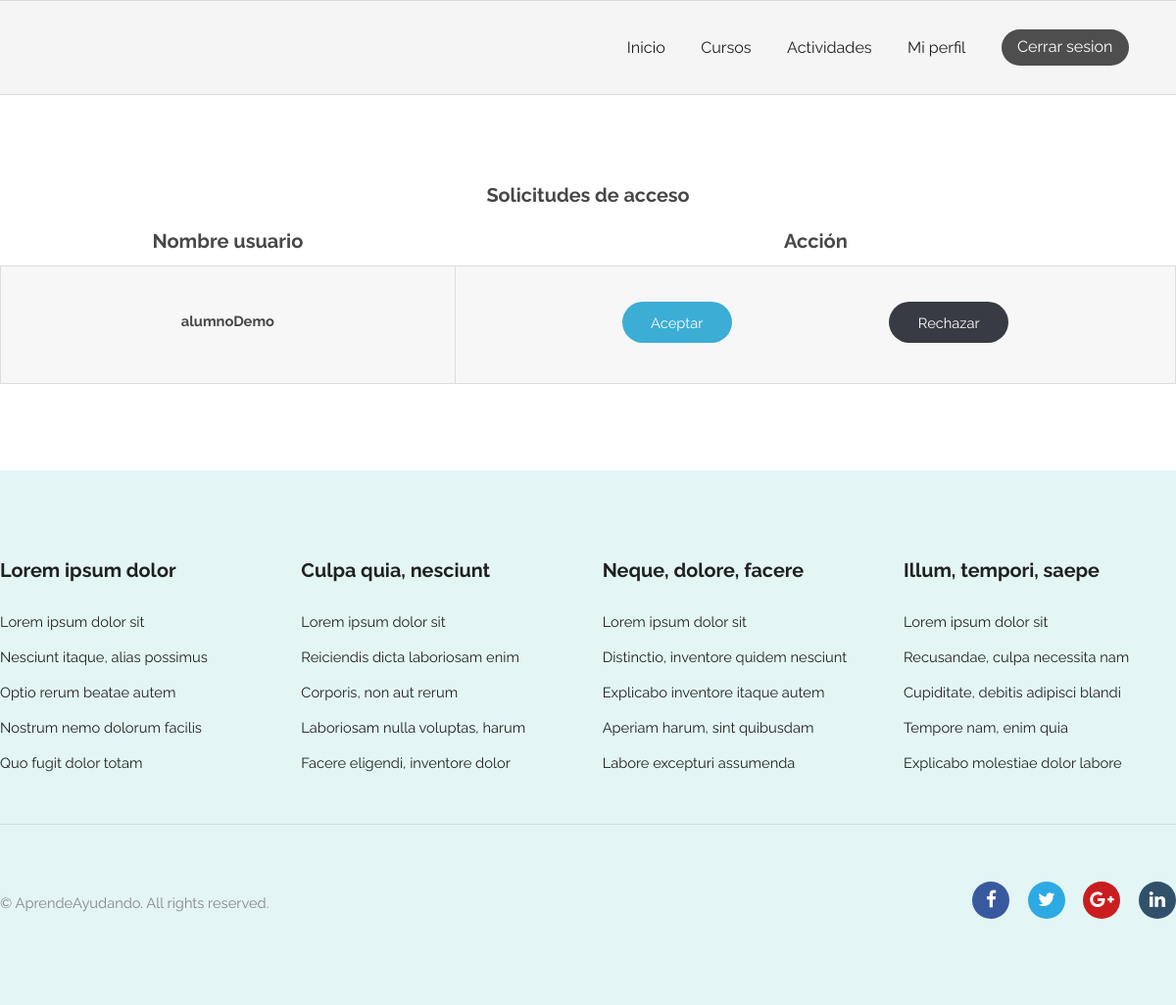
Page /activity/8/activityrequest/ (signed in) on the earlier database version.
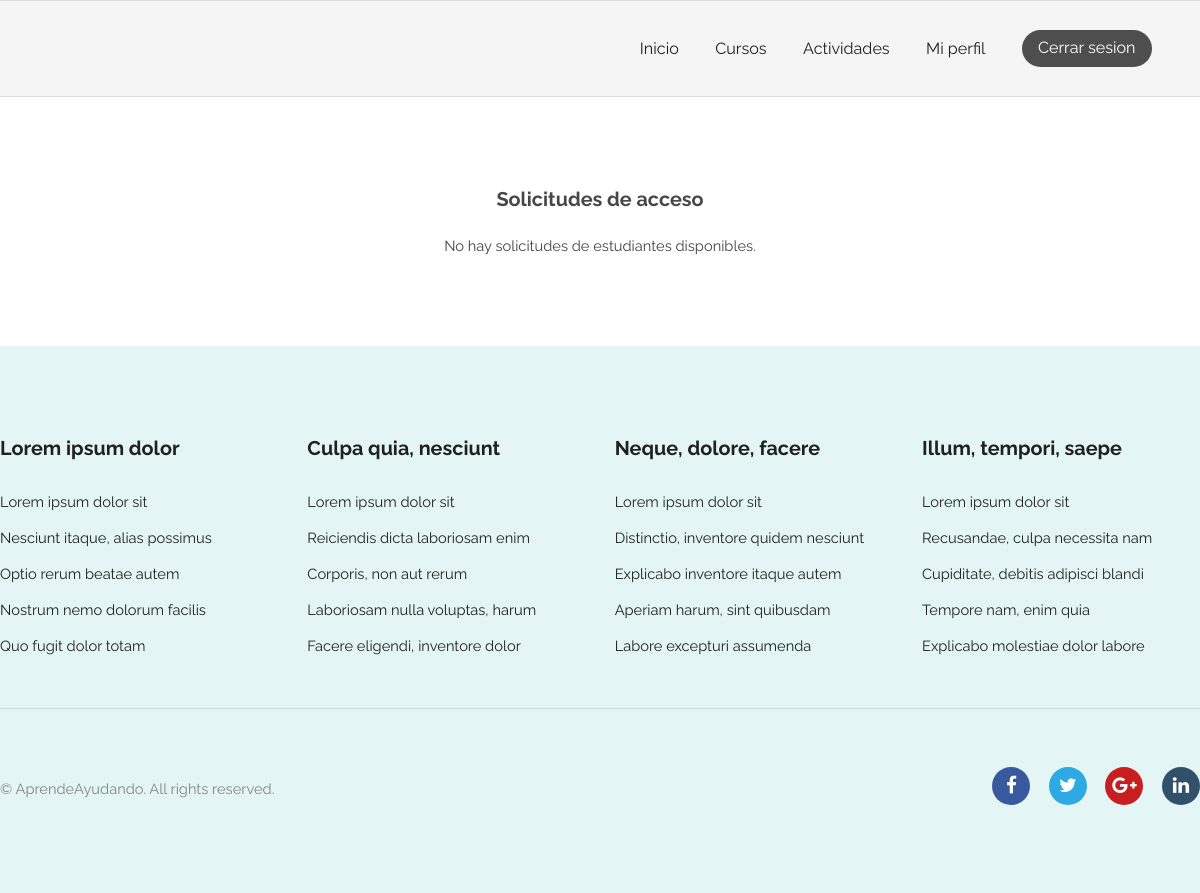
Same page on the later database version.
### activity/models.py (models this page shows)
class ActivityRequest(models.Model):
    requester = models.ForeignKey(get_user_model(), on_delete=models.CASCADE, limit_choices_to=Q(groups__name='Estudiante'))
    activity = models.ForeignKey(Activity, on_delete=models.CASCADE)
    pub_date = models.DateTimeField(verbose_name="date published", auto_now_add=True, null=True)
    class Meta:
        verbose_name = "Solicitud de Actividad"
        verbose_name_plural = "Solicitudes de Actividades"
        unique_together = ('requester', 'activity')

### activity/views.py (the view)
# urls.py: path('<int:activity_id>/activityrequest/', views.view_activity_request, name='activityrequest'),
@login_required
@permission_required('activity.view_activityrequest', raise_exception=True)
def view_activity_request(request, activity_id):
    activity = get_object_or_404(Activity, pk=activity_id)
    if request.user!=activity.entity and not request.user.is_superuser:
        return HttpResponseForbidden()
    user_list = ActivityRequest.objects.filter(activity=activity)
    context = {
        'activity':activity,
        'user_list': user_list,
        'usuario': request.user
    }
    return render(request, 'activity/activityrequest.html', context)

### AprendeAyudando/templates/activity/activityrequest.html (shortened to what this page needs)
{% extends "registration/base.html" %}
{% block style %}
    {% load static %}
    <link rel="stylesheet" type="text/css" href="{% static 'activity/style.css' %}">
{% endblock %}
{% block content %}
<section class="wrapper align-center login">
    <div class="container 100%">
        <h3>Solicitudes de acceso</h3>
        {% if user_list %}
        <table class="alt">
            <thead>
                <tr>
                    <th style="text-align:center;"><strong style="font-size:20px">Nombre usuario</strong></th>
                    <th style="text-align:center;"><strong style="font-size:20px">Acción</strong></th>
                </tr>
            </thead>
            <tbody>
            {% for esteUsuario in user_list %}
                <tr>
                    <td><strong>{{ esteUsuario.requester.username }}</strong></td>
                    <td style="text-align:center;">
                        <form action="{% url 'activity:action_activity_request' activity.id %}" method="POST">
                            <ul class="actions" style="margin-top: 25px;">
                                <li>
                                    <input type="submit" value="Aceptar" name="aceptar" class="letraEnBlanco">
                                </li>
                                <li style="margin-left: 20%;">
                                    <input type="submit" value="Rechazar" name="rechazar" class="special">
                                </li>
                            </ul>
                        </form>
                    </td>
                </tr>
            {% endfor %}
            </tbody>
        </table>
        {% else %}
            <p>No hay solicitudes de estudiantes disponibles.</p>
        {% endif %}
    </div>
</section>
{% endblock %}

Differences in the rows shown:
removed ActivityRequest: requester.username "alumnoDemo"
Other differences:
text no longer shown: "Nombre usuario Acción"
text now shown: "No hay solicitudes de estudiantes disponibles."
